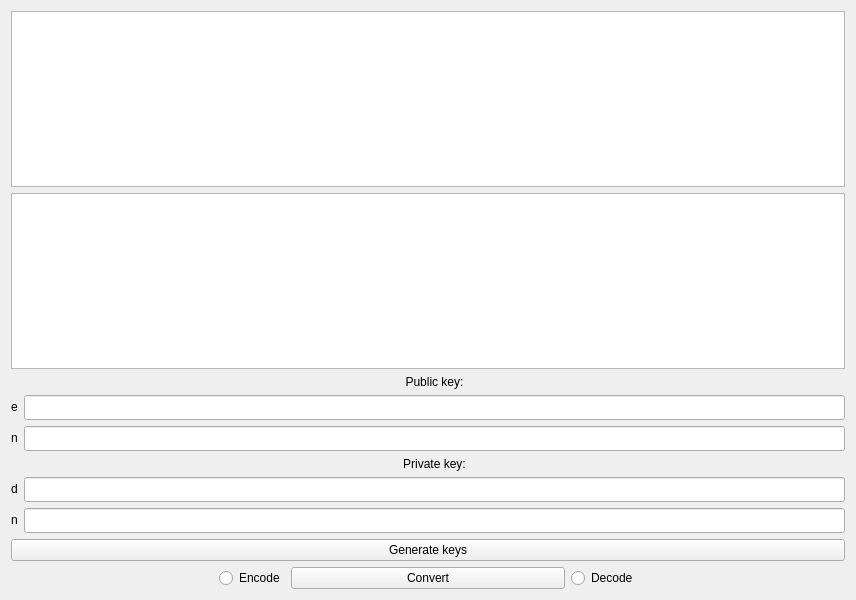
<?xml version="1.0" encoding="UTF-8"?>
<ui version="4.0">
 <class>Widget</class>
 <widget class="QWidget" name="Widget">
  <property name="geometry">
   <rect>
    <x>0</x>
    <y>0</y>
    <width>856</width>
    <height>600</height>
   </rect>
  </property>
  <property name="minimumSize">
   <size>
    <width>800</width>
    <height>600</height>
   </size>
  </property>
  <property name="windowTitle">
   <string>Widget</string>
  </property>
  <layout class="QVBoxLayout" name="verticalLayout_2">
   <item>
    <layout class="QVBoxLayout" name="verticalLayout">
     <item>
      <widget class="QPlainTextEdit" name="input">
       <property name="font">
        <font>
         <family>JetBrains Mono</family>
        </font>
       </property>
      </widget>
     </item>
     <item>
      <widget class="QPlainTextEdit" name="output">
       <property name="font">
        <font>
         <family>JetBrains Mono</family>
        </font>
       </property>
       <property name="readOnly">
        <bool>true</bool>
       </property>
      </widget>
     </item>
     <item>
      <layout class="QFormLayout" name="formLayout">
       <item row="1" column="1">
        <widget class="QLabel" name="publicLabel">
         <property name="text">
          <string>Public key:</string>
         </property>
         <property name="alignment">
          <set>Qt::AlignCenter</set>
         </property>
        </widget>
       </item>
       <item row="2" column="0">
        <widget class="QLabel" name="eLabel">
         <property name="text">
          <string>e</string>
         </property>
        </widget>
       </item>
       <item row="2" column="1">
        <widget class="QLineEdit" name="eLineEdit">
         <property name="font">
          <font>
           <family>JetBrains Mono</family>
          </font>
         </property>
         <property name="readOnly">
          <bool>true</bool>
         </property>
        </widget>
       </item>
       <item row="3" column="0">
        <widget class="QLabel" name="nLabel">
         <property name="text">
          <string>n</string>
         </property>
        </widget>
       </item>
       <item row="3" column="1">
        <widget class="QLineEdit" name="nLineEdit">
         <property name="font">
          <font>
           <family>JetBrains Mono</family>
          </font>
         </property>
         <property name="readOnly">
          <bool>true</bool>
         </property>
        </widget>
       </item>
       <item row="5" column="0">
        <widget class="QLabel" name="dLabel">
         <property name="text">
          <string>d</string>
         </property>
        </widget>
       </item>
       <item row="5" column="1">
        <widget class="QLineEdit" name="dLineEdit">
         <property name="font">
          <font>
           <family>JetBrains Mono</family>
          </font>
         </property>
         <property name="readOnly">
          <bool>true</bool>
         </property>
        </widget>
       </item>
       <item row="6" column="0">
        <widget class="QLabel" name="nLabel_2">
         <property name="text">
          <string>n</string>
         </property>
        </widget>
       </item>
       <item row="6" column="1">
        <widget class="QLineEdit" name="nLineEdit_2">
         <property name="font">
          <font>
           <family>JetBrains Mono</family>
          </font>
         </property>
         <property name="readOnly">
          <bool>true</bool>
         </property>
        </widget>
       </item>
       <item row="4" column="1">
        <widget class="QLabel" name="privateLabel">
         <property name="text">
          <string>Private key:</string>
         </property>
         <property name="alignment">
          <set>Qt::AlignCenter</set>
         </property>
        </widget>
       </item>
      </layout>
     </item>
     <item>
      <widget class="QPushButton" name="generateButton">
       <property name="text">
        <string>Generate keys</string>
       </property>
      </widget>
     </item>
     <item>
      <layout class="QHBoxLayout" name="horizontalLayout">
       <item alignment="Qt::AlignRight">
        <widget class="QRadioButton" name="encodeRadioButton">
         <property name="text">
          <string>Encode</string>
         </property>
        </widget>
       </item>
       <item>
        <widget class="QPushButton" name="convertButton">
         <property name="text">
          <string>Convert</string>
         </property>
        </widget>
       </item>
       <item>
        <widget class="QRadioButton" name="decodeRadioButton">
         <property name="text">
          <string>Decode</string>
         </property>
        </widget>
       </item>
      </layout>
     </item>
    </layout>
   </item>
  </layout>
 </widget>
 <resources/>
 <connections/>
</ui>
